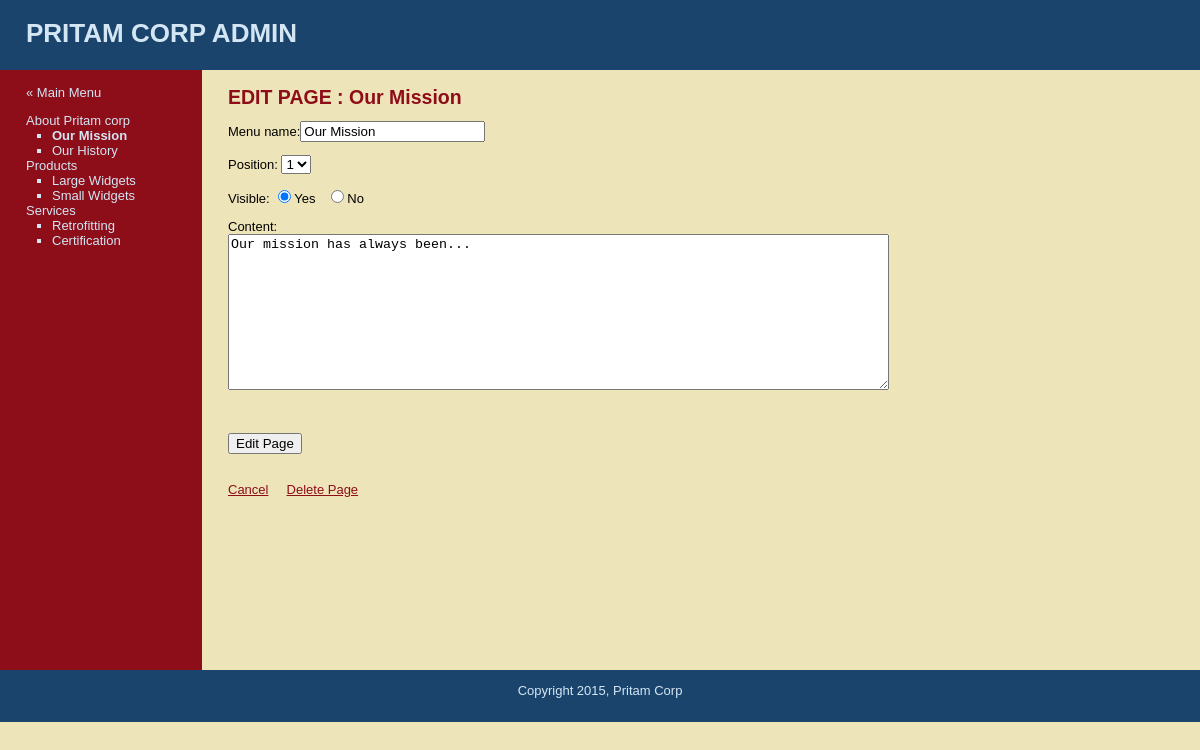
The page /edit_page.php?page=1 (signed in) on the database its author committed.
### tables this page shows
CREATE TABLE `subjects` (
  `id` int(10) NOT NULL AUTO_INCREMENT,
  `menu_name` varchar(30) NOT NULL,
  `position` int(3) NOT NULL,
  `visible` tinyint(1) NOT NULL,
  PRIMARY KEY (`id`)
);

CREATE TABLE `pages` (
  `id` int(11) NOT NULL AUTO_INCREMENT,
  `subject_id` int(10) NOT NULL,
  `menu_name` varchar(30) NOT NULL,
  `position` int(3) NOT NULL,
  `visible` tinyint(1) DEFAULT NULL,
  `content` text,
  PRIMARY KEY (`id`),
  KEY `subject_id` (`subject_id`)
);

### public/edit_page.php (the view, shortened to what this page needs)
<?php  require_once("../includes/db_connection.php"); ?>
<?php  require_once("../includes/functions.php"); ?>
<?php
	$current_page = find_page_by_id($_GET["page"],false);
?>
<?php include("../includes/layouts/header.php"); ?>
<div id="main">
	<div id="navigation">
		<br />
		<a href="admin.php">&laquo; Main Menu</a>
		<br />
		<?php echo navigation($selected_subject_id,$selected_page_id); ?>
	</div>
	<div id="page">
		<h2>EDIT PAGE : <?php echo $current_page["menu_name"]; ?></h2>
		<form action="edit_page.php?page=<?php echo urlencode($current_page['id'])?>" method="post">
			<p>Menu name:<input type="text" name="menu_name" value="<?php echo htmlentities($current_page['menu_name']) ?>"></p>
			<p>Position:
			<select name="position">
				<?php
					$page_set_result = find_pages_per_subject($current_page["subject_id"],false);
					$page_count = mysqli_num_rows($page_set_result);
					for ($i=1; $i<=$page_count; $i++)
					{
						echo "<option value=\"{$i}\" ";
						if($i == $current_page["position"])
							echo "selected";
						echo " >{$i}</option>";
					}
				?>
			</select>
			</p>
			<p>Visible:
				<input type="radio" name="visible" value="1" <?php if($current_page["visible"]==1) echo "checked" ?>/>Yes
				&nbsp;
				<input type="radio" name="visible" value="0" <?php if($current_page["visible"]==0) echo "checked" ?>/>No
			</p>
			<p>Content:<br/><textarea cols="80" rows="10" name="content"><?php echo htmlentities($current_page['content']) ?></textarea></p>
			<br/ ><br/ >
			<input type="submit" name="submit" value="Edit Page"/>
		</form>
		<br />
		<a href="manage_content.php?page=<?php echo $current_page['id'] ?>">Cancel</a>
		<a href="delete_page.php?page=<?php echo urlencode($current_page['id']) ?>" onclick="return confirm('Are you sure?')">Delete Page</a>
	</div>
</div>
<?php include("../includes/layouts/footer.php"); ?>

### includes/functions.php (shortened to what this page needs)
<?php
	function mysql_prep($string)
	{
		global $connection;
		$escape_string = mysqli_real_escape_string($connection,$string);
		return $escape_string;
	}
	function find_all_subjects($public=true)
	{
		global $connection;
		$query = "SELECT * FROM subjects ";
		$query .= "ORDER BY position ASC";
		$subject_set = mysqli_query($connection,$query);
		return $subject_set;
	}
	function find_pages_per_subject($subject_id,$public=true)
	{
		global $connection;
		$safe_subject_id = mysql_prep($subject_id);
		$query = "SELECT * FROM pages WHERE subject_id = {$safe_subject_id} ";
		$query .= " ORDER BY position ASC";
		$page_set = mysqli_query($connection,$query);
		return $page_set;
	}
	function find_page_by_id($page_id,$public=true)
	{
		global $connection;
		$safe_page_id = mysql_prep($page_id);
		$query = "SELECT * FROM pages WHERE id = {$safe_page_id} ";
		if($public)
			$query .=" AND visible=1 ";
		$query .= " LIMIT 1";
		$result = mysqli_query($connection,$query);
		if($page_details = mysqli_fetch_assoc($result))
			return $page_details;
		else
			return null;
	}
	function navigation($subject_id,$page_id)
	{
		$subject_set = find_all_subjects(false);
		$output = "<ul class='subjects'>";
		while($subject = mysqli_fetch_assoc($subject_set))
		{
			$output .= "<li";
			if($subject_id == $subject['id'])
				$output .= " class='selected'";
			else
				$output .= ">" ;
			$output .= "<a href=\"manage_content.php?subject=";
			$output .= urlencode($subject['id']);
			$output .= "\">";
			$output .= htmlentities($subject['menu_name']);
			$output .= "</a>";
			$page_set = find_pages_per_subject($subject['id'],false);
			$output .= "<ul class=\"pages\">";
			while($page=mysqli_fetch_assoc($page_set))
			{
				$output .= "<li";
				if($page_id == $page['id'])
					$output .= " class=\"selected\"";
				else
					$output .= ">";
				$output .= "<a href=\"manage_content.php?page=";
				$output .= urlencode($page['id']);
				$output .= "\">";
				$output .= htmlentities($page['menu_name']);
				$output .= "</a></li>";
			}
			$output .= "</ul>";
			$output .= "</li>";
		}
		$output .= "</ul>";
		return $output;
	}
	function find_selected_page($public=true)
	{
		if(isset($_GET['subject']))
		{
			$selected_subject_id= $_GET['subject'];
			if($public)
				$selected_page_id =find_default_page_for_subject($selected_subject_id);
			else
				$selected_page_id =null;
		}
		elseif(isset($_GET['page']))
		{
			$selected_subject_id= null;
			$selected_page_id =$_GET['page'];
		}
		else
		{
			$selected_subject_id= null;
			$selected_page_id = null;
		}
	}
?>

### public/stylesheets/public.css (style rules this page uses)
html { height: auto; width: 100%; }
body { height: auto; width: 100%; margin: 0; padding: 0; border: 0 ; font-family: Verdana, Arial, Helvetica, sans-serif; font-size: 13px; line-height: 15px; background: #EEE4B9; }
a { color: #8D0D19; }
#main { height: 600px; width: 100%; margin: 0; padding: 0; background: #EEE4B9; }
#navigation { float: left; width: 150px; height: 100%; margin: 0; padding: 0 2em; color: #D4E6F4; background: #8D0D19; }
#navigation a { color: #D4E6F4; text-decoration: none; }
ul.subjects { margin: 1em 0; padding-left: 0; list-style: none; }
ul.pages { padding-left: 2em; list-style: square; font-weight: normal; }
.selected { font-weight: bold; }
#page { float: left; height: 100%; padding-left: 2em; vertical-align: top; background: #EEE4B9; }
#page h2 { color: #8D0D19; margin-top: 1em; }

### rows shown on the page
subjects: value "About Pritam corp"
pages: value "Our Mission", menu_name "Our Mission", position "1", visible "☑", content "Our mission has always been..."
pages: value "Our History"
subjects: value "Products"
pages: value "Large Widgets"
pages: value "Small Widgets"
subjects: value "Services"
pages: value "Retrofitting"
pages: value "Certification"
